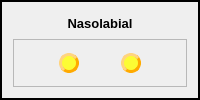
           <widget class="QFrame" name="frame_46">
            <property name="frameShape">
             <enum>QFrame::WinPanel</enum>
            </property>
            <property name="frameShadow">
             <enum>QFrame::Plain</enum>
            </property>
            <layout class="QGridLayout" name="gridLayout_52">
             <item row="0" column="0">
              <widget class="QLabel" name="label_23">
               <property name="maximumSize">
                <size>
                 <width>16777215</width>
                 <height>20</height>
                </size>
               </property>
               <property name="font">
                <font>
                 <pointsize>10</pointsize>
                 <weight>75</weight>
                 <bold>true</bold>
                </font>
               </property>
               <property name="text">
                <string>Nasolabial</string>
               </property>
               <property name="alignment">
                <set>Qt::AlignCenter</set>
               </property>
              </widget>
             </item>
             <item row="1" column="0">
              <widget class="QFrame" name="frame_47">
               <property name="frameShape">
                <enum>QFrame::StyledPanel</enum>
               </property>
               <property name="frameShadow">
                <enum>QFrame::Plain</enum>
               </property>
               <layout class="QGridLayout" name="gridLayout_53">
                <item row="0" column="0">
                 <widget class="QPushButton" name="CTRL_R_nose_nasolabialDeepen">
                  <property name="minimumSize">
                   <size>
                    <width>20</width>
                    <height>20</height>
                   </size>
                  </property>
                  <property name="maximumSize">
                   <size>
                    <width>20</width>
                    <height>20</height>
                   </size>
                  </property>
                  <property name="styleSheet">
                   <string notr="true">QPushButton{
background-color: rgba(255, 255, 0, 200);
border-style: outset;
border-width: 3px;
border-radius: 10px;
border-color: rgb(255, 170, 0);
}
QPushButton:hover{
background-color:rgba(0,0,200,60); 
color: black;}
QPushButton:checked{
background-color: rgba(0,255, 0 ,200);
border-style: inset; }

</string>
                  </property>
                  <property name="text">
                   <string/>
                  </property>
                 </widget>
                </item>
                <item row="0" column="1">
                 <widget class="QPushButton" name="CTRL_L_nose_nasolabialDeepen">
                  <property name="minimumSize">
                   <size>
                    <width>20</width>
                    <height>20</height>
                   </size>
                  </property>
                  <property name="maximumSize">
                   <size>
                    <width>20</width>
                    <height>20</height>
                   </size>
                  </property>
                  <property name="styleSheet">
                   <string notr="true">QPushButton{
background-color: rgba(255, 255, 0, 200);
border-style: outset;
border-width: 3px;
border-radius: 10px;
border-color: rgb(255, 170, 0);
}
QPushButton:hover{
background-color:rgba(0,0,200,60); 
color: black;}
QPushButton:checked{
background-color: rgba(0,255, 0 ,200);
border-style: inset; }

</string>
                  </property>
                  <property name="text">
                   <string/>
                  </property>
                 </widget>
                </item>
               </layout>
              </widget>
             </item>
            </layout>
           </widget>
